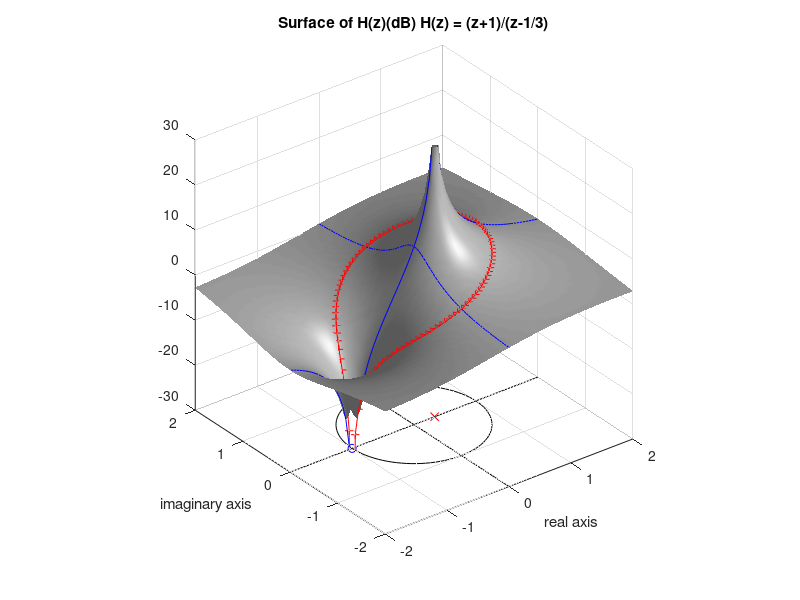
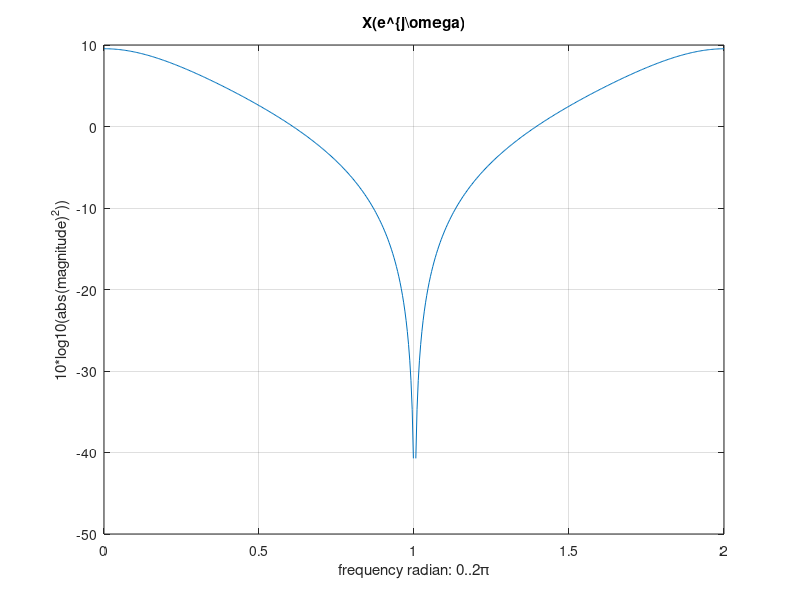

Write MATLAB code to recreate these figures, in order.
% Lets plot H(z) = \frac{z}{z-0.5}
% We see that its a surface !

close all; clear all
% y[n] = x[n] + x[n-1] + 1/3x[n-1]
% H(z) = (z+1)/(z-1/3);

[x,y]=meshgrid(-2.2:0.05:2.2);
% The actual complex values
zzz = x + j*y;

% Define the z-transform by its poles and zeros...
% One real pole
close all;
figure(1);

nn =[1 1];  zz=roots(nn);
dd = [1 -1/3]; pp=roots(dd);

if (isempty(zz) == 1)
  zz = [0];
end

if (isempty(pp) == 1)
  pp = [0];
end



% Evaluate the numerator and denominator at every grid point
numv = polyval(nn,zzz);
denv = polyval(dd,zzz);

% .. so the Z-transform is the ratio of the two
gg = numv ./ denv;

% Plot the surface
subplot(111)
% Note: vertical axis in dB (log scale) so zeros go to -Inf
surfl(x, y, 10*log10(abs(gg).^2))
shading interp
colormap(gray)
axis([-2 2 -2 2 -30 30])




hold on
% Add the unit circle
% Define the values of z around the unit circle
ww = exp(j*[0:100]*2*pi/100);
% Evaluate the ZT function on the unit circle
gw = polyval(nn,ww)./polyval(dd,ww);
% Plot a red line just above the surface around the unit circle
plot3(real(ww), imag(ww), 20*log10(abs(gw)),'r-+')
title('Surface of H(z)(dB) H(z) = (z+1)/(z-1/3)');

% Add similar lines just above the surface for the Re and Im axes
uu = x(1,:);
gx = polyval(nn,uu)./polyval(dd,uu);
gy = polyval(nn,j*uu)./polyval(dd,j*uu);
plot3(uu, 0*uu, 20*log10(abs(gx)), 'b');
plot3(uu*0, uu, 20*log10(abs(gy)), 'b');

% Plot a 'flat' z-plane at height -30: axes and unit circle
plot3(uu*0, uu, -30*ones(1,length(uu)), 'k');
plot3(uu, 0*uu, -30*ones(1,length(uu)), 'k');
plot3(real(ww), imag(ww), -30*ones(1,length(ww)),'k')

% Add the actual poles and zeros on the 2D zplane
plot3(real(zz), imag(zz), [-30].*ones(length(real(zz))), 'ob')
plot3(real(pp), imag(pp), [-30].*ones(length(real(pp))), 'xr')
xlabel('real axis');
ylabel('imaginary axis');
% Now try spinning it in 3D to get a sense of the surface...
axis vis3d





% to plot power spectrum
figure(2);
w1=0:2*pi/511:2*pi;
Hresp = (abs(fft(nn,512))./abs(fft(dd,512)));
plot(w1./pi,10*log10(Hresp.^2));
xlabel('frequency radian: 0..2\pi'); ylabel('10*log10(abs(magnitude)^2))');
title('X(e^{j\omega)');
grid on;

